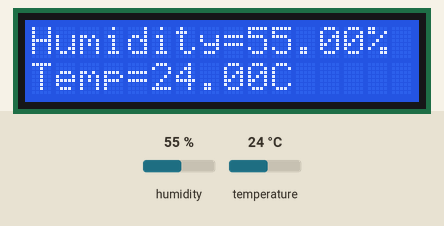
A sketch run on a simulated Arduino Uno, built with avr-gcc and run on an emulated ATmega328P. On the bench: 16×2 character LCD. The inputs (shaded band) are chosen by the test bench; at power-on: humidity 55 %, temperature 24 °C. What the sketch prints to the serial monitor is not drawn.

Above: at 2.2 s.
2.3 s: humidity set to 22 %
At 3.8 s:
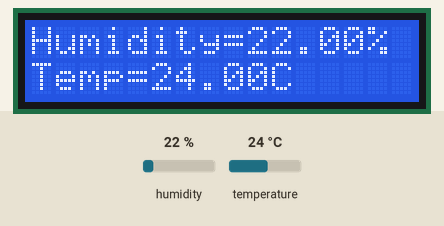
5.0 s: temperature set to 12 °C
At 5.4 s:
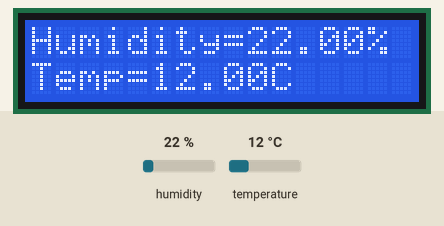
7.7 s: humidity set to 40 %
At 10.0 s:
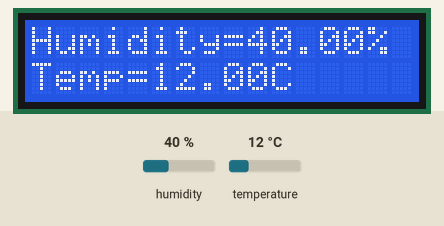
10.7 s: temperature set to 19 °C
At 11.7 s:
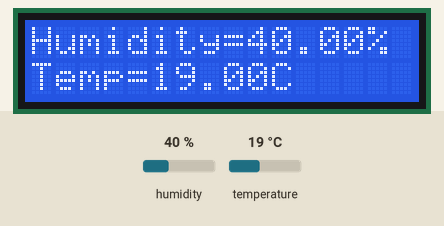
Timing chart, 0 to 13.7 s (numbered marks = the images above; inputs shaded):
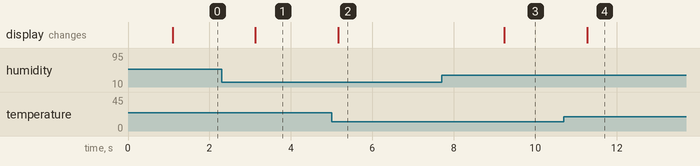

The sketch:

tempAndHumidity.ino
```cpp
#include "DHT.h"
#include <LiquidCrystal.h>
#define Type DHT11

int sensePin = 6;
DHT HT(sensePin, Type);
float humidity;
float tempC;
float tempF;
int setTime = 1000;

int rs = 7;
int en = 8;
int d4 = 9;
int d5 = 10;
int d6 = 11;
int d7 = 12;
LiquidCrystal lcd(rs, en, d4, d5, d6, d7);

void setup() {
  // put your setup code here, to run once:
  Serial.begin(9600);
  lcd.begin(16,2);
  HT.begin();
  delay(setTime);
}

void loop() {
  // put your main code here, to run repeatedly:
  humidity = HT.readHumidity();
  tempC = HT.readTemperature();
  Serial.println(humidity);
  lcd.clear();
  lcd.setCursor(0,0);
  lcd.print("Humidity=");
  lcd.print(humidity);
  lcd.print("%");
  lcd.setCursor(0,1);
  lcd.print("Temp=");
  lcd.print(tempC);
  lcd.print("C");
  delay(setTime);
}
```

Measured:
- after the input at 2.3 s, the display: changes after 0.83 s (image 1)
- after the input at 5.0 s, the display: changes after 0.17 s (image 2)
- after the input at 7.7 s, the display: changes after 1.5 s (image 3)
- after the input at 10.7 s, the display: changes after 0.58 s (image 4)
